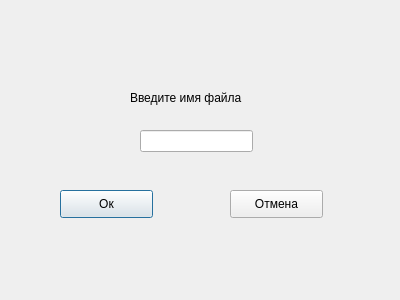
<?xml version="1.0" encoding="UTF-8"?>
<ui version="4.0">
 <class>InputWin</class>
 <widget class="QDialog" name="InputWin">
  <property name="geometry">
   <rect>
    <x>0</x>
    <y>0</y>
    <width>400</width>
    <height>300</height>
   </rect>
  </property>
  <property name="windowTitle">
   <string>Dialog</string>
  </property>
  <widget class="QLabel" name="label">
   <property name="geometry">
    <rect>
     <x>130</x>
     <y>90</y>
     <width>131</width>
     <height>16</height>
    </rect>
   </property>
   <property name="text">
    <string>Введите имя файла</string>
   </property>
  </widget>
  <widget class="QLineEdit" name="lineEdit">
   <property name="geometry">
    <rect>
     <x>140</x>
     <y>130</y>
     <width>113</width>
     <height>22</height>
    </rect>
   </property>
  </widget>
  <widget class="QPushButton" name="pushButton">
   <property name="geometry">
    <rect>
     <x>60</x>
     <y>190</y>
     <width>93</width>
     <height>28</height>
    </rect>
   </property>
   <property name="text">
    <string>Ок</string>
   </property>
  </widget>
  <widget class="QPushButton" name="pushButton_2">
   <property name="geometry">
    <rect>
     <x>230</x>
     <y>190</y>
     <width>93</width>
     <height>28</height>
    </rect>
   </property>
   <property name="text">
    <string>Отмена</string>
   </property>
  </widget>
 </widget>
 <resources/>
 <connections/>
</ui>
